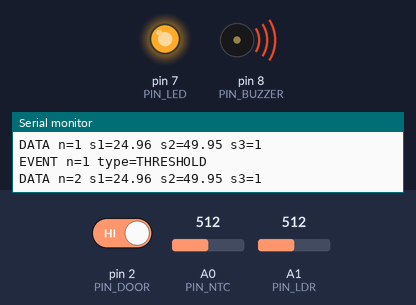
The sketch below on a simulated Arduino Uno, built with avr-gcc and run on an emulated ATmega328P. Parts: output pins drawn as LEDs (lit = HIGH), buzzer (waves = sounding), the last lines printed to the serial monitor. Inputs (shaded band) come from the test bench; at power-on: A0 (PIN_NTC) = 512, pin 2 (PIN_DOOR) HIGH, A1 (PIN_LDR) = 512.

Above: at 4.8 s.
4.9 s: A0 (PIN_NTC) set to 698
7.9 s: A0 (PIN_NTC) set to 723
At 8.6 s:
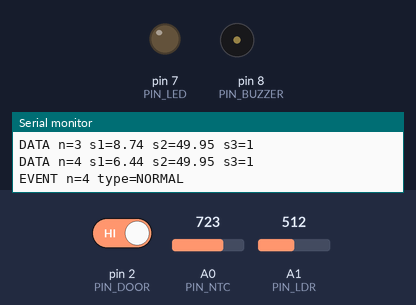
10.9 s: A0 (PIN_NTC) set to 511
At 12.9 s:
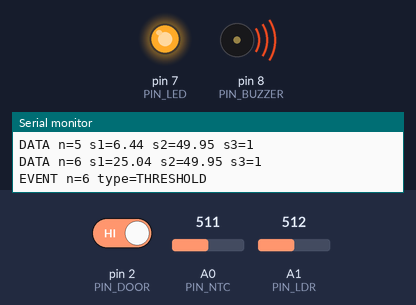
13.9 s: A0 (PIN_NTC) set to 716
At 14.4 s:
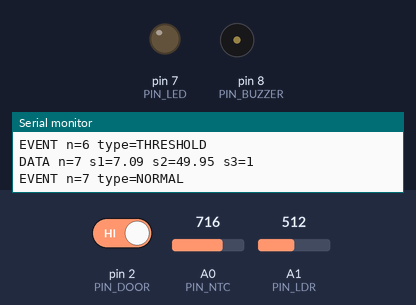
Timing chart, 0 to 16.9 s (numbered marks = the images above; inputs shaded):
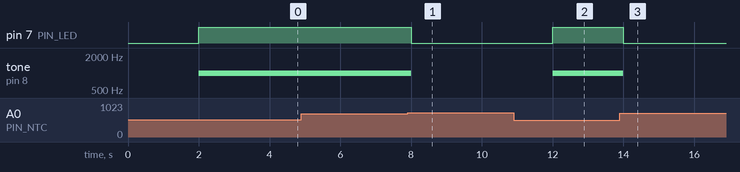

Measured:
- the behaviour switches between 706 and 707 on A0 (PIN_NTC) (found by bisection; images 0 and 1)
- after the input at 7.9 s, pin 7 (PIN_LED): HIGH → LOW after 0.10 s; tone on pin 8 (PIN_BUZZER): 1000 Hz → silent after 0.10 s
- after the input at 10.9 s, pin 7 (PIN_LED): LOW → HIGH after 1.1 s; tone on pin 8 (PIN_BUZZER): silent → 1000 Hz after 1.1 s
- after the input at 13.9 s, pin 7 (PIN_LED): HIGH → LOW after 0.10 s; tone on pin 8 (PIN_BUZZER): 1000 Hz → silent after 0.10 s

The sketch:

variant_02.ino
```cpp
// Вариант 2: холодильная камера. Arduino Uno / Wokwi.
// s1: NTC A0 (°C); s2: LDR A1 (условные %); s3: дверь D2 (1 = открыта).
// Зуммер D8; жёлтый LED D7 через 200 Ом. Общий GND.
#include <Arduino.h>
#include <math.h>

const uint8_t PIN_NTC = A0;
const uint8_t PIN_LDR = A1;
const uint8_t PIN_DOOR = 2;
const uint8_t PIN_BUZZER = 8;
const uint8_t PIN_LED = 7;

const unsigned long T_MS = 2000;
const float THRESHOLD = 8.0;
const float BETA = 3950.0;
// В методичке для NTC допущена линейная шкала -30...30 °C.
// false: реальная модель NTC Wokwi, показания совпадают с его °C.
// true: строго учебная линейная шкала; °C на самом датчике тогда НЕ совпадут.
const bool USE_METHODICAL_LINEAR_NTC = false;

unsigned long n = 0;
unsigned long lastSampleMs = 0;
bool alarm = false;

float readTemperature() {
  const int raw = analogRead(PIN_NTC);
  if (USE_METHODICAL_LINEAR_NTC) return -30.0 + 60.0 * raw / 1023.0;
  // Защита от log(0) и деления на ноль при неисправности входа.
  if (raw <= 0 || raw >= 1023) return NAN;
  return 1.0 / (log(1.0 / (1023.0 / raw - 1.0)) / BETA
                + 1.0 / 298.15) - 273.15;
}

float readLightPercent() {
  // У Wokwi LDR при увеличении света уменьшается код АЦП.
  // Это относительный показатель 0...100 %, не люксы.
  return (1023 - analogRead(PIN_LDR)) * 100.0 / 1023.0;
}

int readDoor() {
  // SW: средний вывод 2 -> D2, левый 1 -> GND, правый 3 свободен.
  // Влево = дверь закрыта (0), вправо = открыта (1).
  return digitalRead(PIN_DOOR) == HIGH ? 1 : 0;
}

void setAlarm(bool enabled) {
  digitalWrite(PIN_LED, enabled ? HIGH : LOW);
  if (enabled) tone(PIN_BUZZER, 1000);
  else noTone(PIN_BUZZER);
}

void setup() {
  Serial.begin(9600);
  pinMode(PIN_NTC, INPUT);
  pinMode(PIN_LDR, INPUT);
  pinMode(PIN_DOOR, INPUT_PULLUP);
  pinMode(PIN_LED, OUTPUT);
  pinMode(PIN_BUZZER, OUTPUT);
  setAlarm(false);
  lastSampleMs = millis();
}

void loop() {
  // Первый опрос через T: в нормальном режиме t_s = n * T.
  // millis вместо delay уменьшает накопление задержек между опросами.
  const unsigned long now = millis();
  if (now - lastSampleMs < T_MS) return;
  lastSampleMs += T_MS;
  ++n;

  const float s1 = readTemperature();
  const float s2 = readLightPercent();
  const int s3 = readDoor();

  Serial.print("DATA n="); Serial.print(n);
  Serial.print(" s1="); Serial.print(s1, 2);
  Serial.print(" s2="); Serial.print(s2, 2);
  Serial.print(" s3="); Serial.println(s3);

  // Недостоверное значение не создаёт ложное событие NORMAL.
  // FAULT по диапазонам формирует Node-RED при загрузке журнала.
  if (!isfinite(s1)) return;
  const bool nextAlarm = s1 > THRESHOLD;
  if (nextAlarm != alarm) {
    alarm = nextAlarm;
    setAlarm(alarm);
    Serial.print("EVENT n="); Serial.print(n);
    Serial.println(alarm ? " type=THRESHOLD" : " type=NORMAL");
  }
}
```
